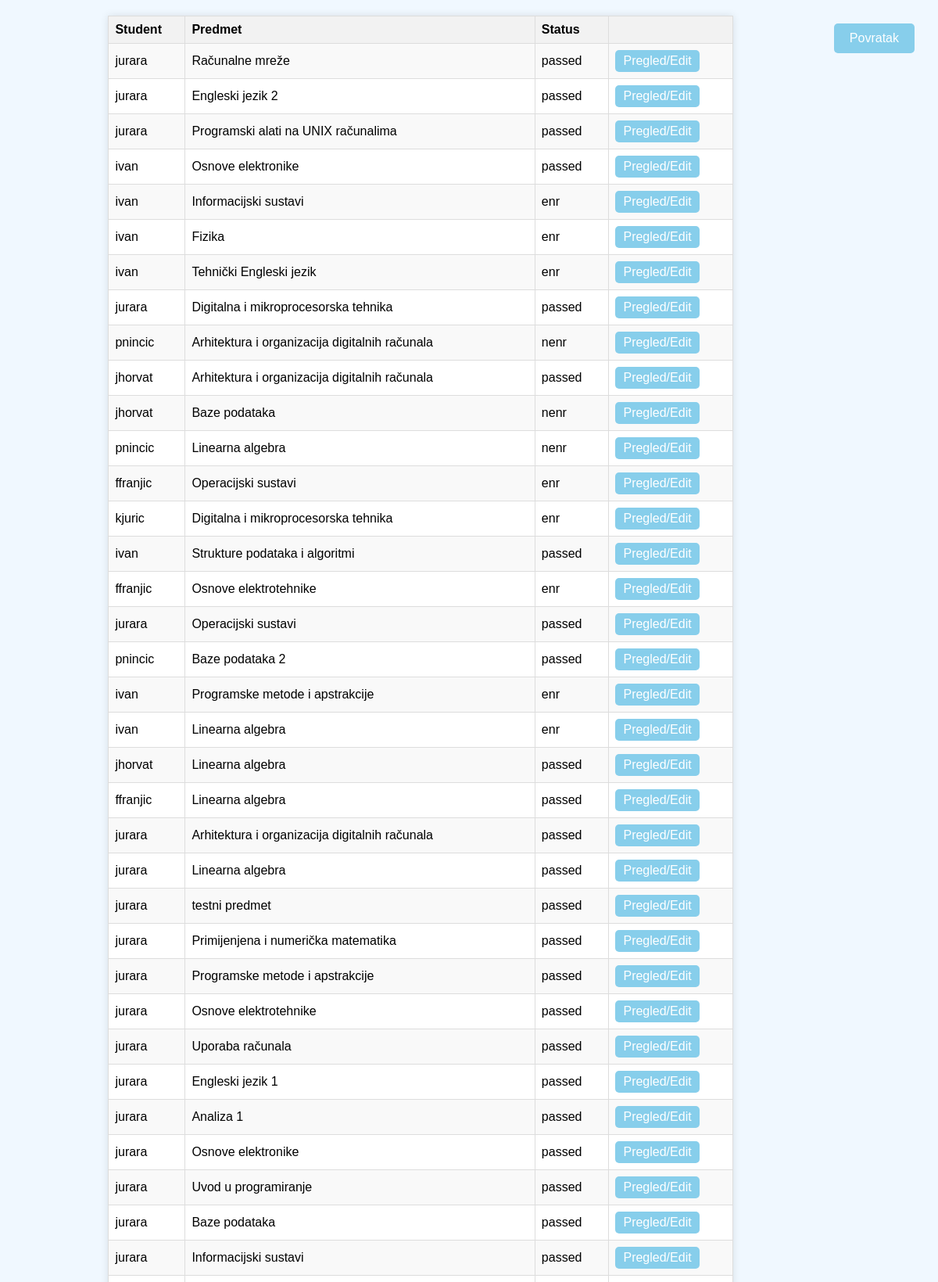
Screenshot of /adminPanel/all_upisi (upper part) with the database file from the repository.
### app_1/models.py (models this page shows, shortened)
class Upisi(models.Model):
    student = models.ForeignKey(Korisnik,on_delete=models.CASCADE)
    predmet = models.ForeignKey(Predmeti,on_delete=models.CASCADE)
    statusi = (('failed','failed'),('passed','passed'),('enr','enrolled'),('nenr','notEnrolled'))
    status = models.CharField(max_length=50,choices=statusi)
    class Meta:
        unique_together = ('student','predmet')

class Korisnik(AbstractUser):
    roles = (('admin','administrator'),('prof','profesor'),('stud','student'))
    role = models.CharField(max_length=50,choices=roles)
    statuses = (('none','none'),('izv','izvanredni'),('red','redovni'))
    status = models.CharField(max_length=50,choices=statuses)

class Predmeti(models.Model):
    name = models.CharField(max_length=255)
    kod = models.CharField(max_length=16)
    program = models.CharField(max_length=255)
    sem_red = models.IntegerField()
    sem_izv = models.IntegerField()
    ects = models.IntegerField()
    izbor = (('da','da'),('ne','ne'))
    izborni = models.CharField(max_length=10,choices=izbor)
    nositelj = models.ForeignKey(Korisnik,on_delete=models.SET_NULL,null=True,limit_choices_to={'role':'prof'})

### app_1/views.py (the view)
# urls.py: path('adminPanel/all_upisi',views.display_all_upisi,name='all_upisi'),
def display_all_upisi(request):
    upisi = Upisi.objects.all()
    return render(request,'all_upisi.html',{'upisi':upisi})

### app_1/templates/all_upisi.html (shortened to what this page needs)
<!DOCTYPE html>
<html lang="en">
<head>
</head>
<body>
<a class="back_button" href="javascript:history.back()">Povratak</a>
    <table>
        <tr>
            <th>Student</th>
            <th>Predmet</th>
            <th>Status</th>
            <th></th>
        </tr>
        {% for upis in upisi %}
        <tr>
            <td>{{ upis.student }}</td>
            <td>{{ upis.predmet.name }}</td>
            <td>{{ upis.status }}</td>
            <td><a class="edit" href="editUpis/{{ upis.id }}">Pregled/Edit</a></td>
        </tr>
        {% endfor %}
    </table>
</body>
</html>

### app_1/templates/all_upisi.html (style rules this page uses)
body { font-family: Arial, sans-serif; background-color: #f0f8ff; margin: 0; padding: 20px; text-align: center; }
table { width: 100%; max-width: 800px; margin: 0 auto; border-collapse: collapse; border: 1px solid #ddd; box-shadow: 0 0 10px rgba(0, 0, 0, 0.1); background-color: white; }
th, td { border: 1px solid #ddd; padding: 8px; text-align: left; }
th { background-color: #f2f2f2; }
tr:nth-child(even) { background-color: #f9f9f9; }
.back_button { box-sizing: border-box; float: right; margin: 10px 10px 10px 10px; padding: 10px 20px; background-color: skyblue; color: white; text-decoration: none; border-radius: 5px; }
.edit { background-color: skyblue; color: white; border: none; padding: 5px 10px; text-align: center; text-decoration: none; display: inline-block; font-size: 1em; cursor: pointer; border-radius: 5px; }

### rows the page displays
Upisi: student "jurara", predmet.name "Računalne mreže", status "passed"
Upisi: student "jurara", predmet.name "Engleski jezik 2", status "passed"
Upisi: student "jurara", predmet.name "Programski alati na UNIX računalima", status "passed"
Upisi: student "ivan", predmet.name "Osnove elektronike", status "passed"
Upisi: student "ivan", predmet.name "Informacijski sustavi", status "enr"
Upisi: student "ivan", predmet.name "Fizika", status "enr"
Upisi: student "ivan", predmet.name "Tehnički Engleski jezik", status "enr"
Upisi: student "jurara", predmet.name "Digitalna i mikroprocesorska tehnika", status "passed"
Upisi: student "pnincic", predmet.name "Arhitektura i organizacija digitalnih računala", status "nenr"
Upisi: student "jhorvat", predmet.name "Arhitektura i organizacija digitalnih računala", status "passed"
Upisi: student "jhorvat", predmet.name "Baze podataka", status "nenr"
Upisi: student "pnincic", predmet.name "Linearna algebra", status "nenr"
Upisi: student "ffranjic", predmet.name "Operacijski sustavi", status "enr"
Upisi: student "kjuric", predmet.name "Digitalna i mikroprocesorska tehnika", status "enr"
Upisi: student "ivan", predmet.name "Strukture podataka i algoritmi", status "passed"
Upisi: student "ffranjic", predmet.name "Osnove elektrotehnike", status "enr"
Upisi: student "jurara", predmet.name "Operacijski sustavi", status "passed"
Upisi: student "pnincic", predmet.name "Baze podataka 2", status "passed"
Upisi: student "ivan", predmet.name "Programske metode i apstrakcije", status "enr"
Upisi: student "ivan", predmet.name "Linearna algebra", status "enr"
Upisi: student "jhorvat", predmet.name "Linearna algebra", status "passed"
Upisi: student "ffranjic", predmet.name "Linearna algebra", status "passed"
Upisi: student "jurara", predmet.name "Arhitektura i organizacija digitalnih računala", status "passed"
Upisi: student "jurara", predmet.name "Linearna algebra", status "passed"
Upisi: student "jurara", predmet.name "testni predmet", status "passed"
Upisi: student "jurara", predmet.name "Primijenjena i numerička matematika", status "passed"
Upisi: student "jurara", predmet.name "Programske metode i apstrakcije", status "passed"
Upisi: student "jurara", predmet.name "Osnove elektrotehnike", status "passed"
Upisi: student "jurara", predmet.name "Uporaba računala", status "passed"
Upisi: student "jurara", predmet.name "Engleski jezik 1", status "passed"
Upisi: student "jurara", predmet.name "Analiza 1", status "passed"
Upisi: student "jurara", predmet.name "Osnove elektronike", status "passed"
Upisi: student "jurara", predmet.name "Uvod u programiranje", status "passed"
Upisi: student "jurara", predmet.name "Baze podataka", status "passed"
Upisi: student "jurara", predmet.name "Informacijski sustavi", status "passed"
